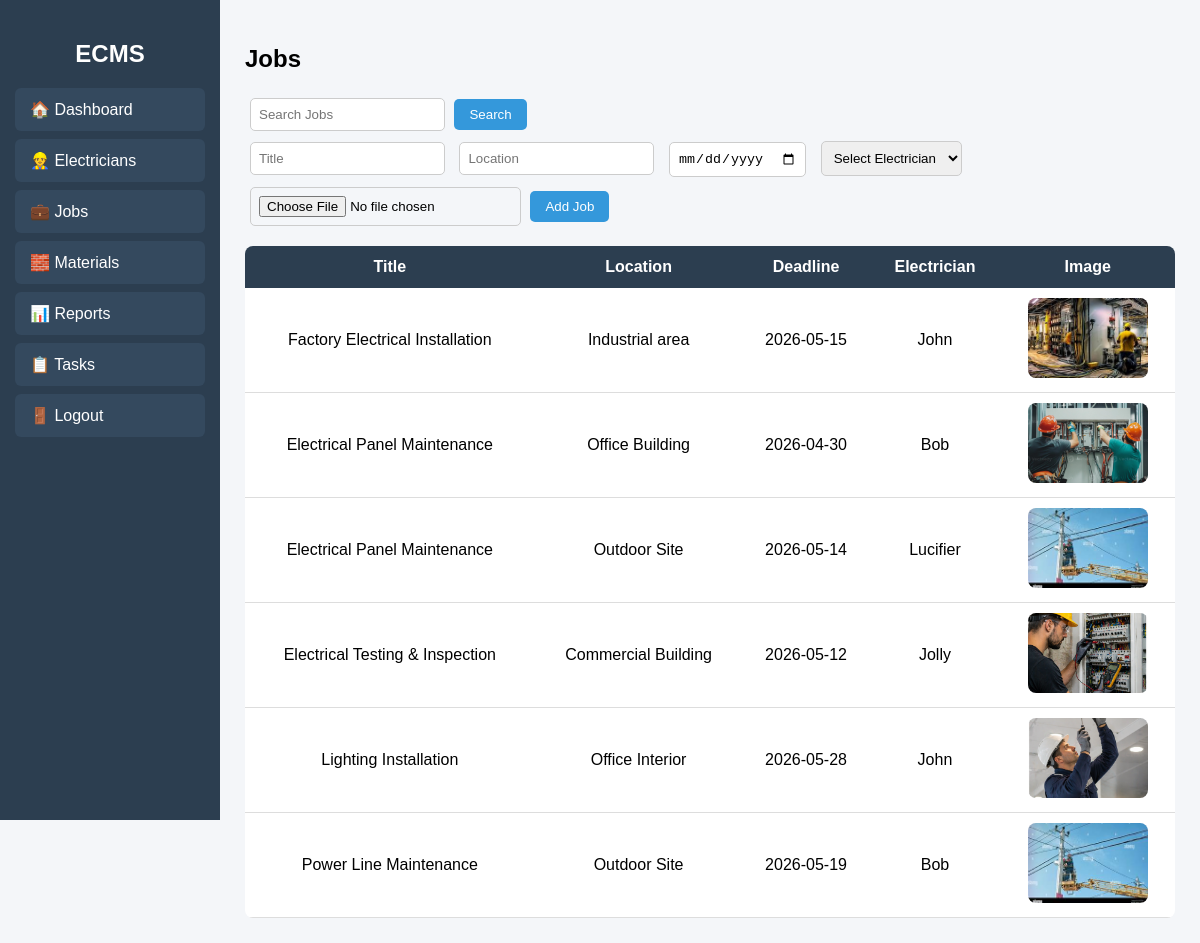
The page /jobs (signed in) on the database its author committed.
### tables this page shows
CREATE TABLE jobs(
        id INTEGER PRIMARY KEY,
        title TEXT,
        location TEXT,
        deadline TEXT,
        electrician_id INTEGER,
        image TEXT
    );

CREATE TABLE electricians(id INTEGER PRIMARY KEY, name TEXT, phone TEXT, experience TEXT);

### app.py (the view, shortened to what this page needs)
@app.route("/jobs", methods=["GET", "POST"])
def jobs():
    if "user" not in session:
        return redirect("/login")
    conn = get_db()
    data = conn.execute("""
        SELECT jobs.*, electricians.name as ename
        FROM jobs LEFT JOIN electricians ON jobs.electrician_id = electricians.id
    """).fetchall()
    electricians = conn.execute("SELECT * FROM electricians").fetchall()
    conn.close()
    return render_template("jobs.html", data=data, electricians=electricians)

### app.py (called while the page is built)
def get_db():
    conn = sqlite3.connect(DB_PATH)
    conn.row_factory = sqlite3.Row
    return conn

### templates/jobs.html (shortened to what this page needs)
{% extends 'base.html' %}
{% block content %}
<div class="content">
    <h2>Jobs</h2>
    <form method="GET">
        <input type="text" name="search" placeholder="Search Jobs">
        <button>Search</button>
    </form>
    <form method="POST" enctype="multipart/form-data">
        <input type="text" name="title" placeholder="Title" required>
        <input type="text" name="location" placeholder="Location" required>
        <input type="date" name="deadline" required>
        <select name="electrician" required>
            <option value="">Select Electrician</option>
        </select>
        <input type="file" name="image" required>
        <button>Add Job</button>
    </form>
    <table>
        <tr>
            <th>Title</th>
            <th>Location</th>
            <th>Deadline</th>
            <th>Electrician</th>
            <th>Image</th>
        </tr>
        {% for j in data %}
        <tr>
            <td>{{ j.title }}</td>
            <td>{{ j.location }}</td>
            <td>{{ j.deadline }}</td>
            <td>{{ j.ename }}</td>
           <td>
    {% if j.image %}
        <img src="{{ url_for('static', filename='uploads/' + j.image) }}" width="120" height="80" style="object-fit:cover; border-radius:8px;">
    {% else %}
        No Image
    {% endif %}
</td>
        </tr>
        {% endfor %}
    </table>
</div>
{% endblock %}

### templates/base.html (shortened to what this page needs)
<!DOCTYPE html>
<html>
<head>
    <link rel="stylesheet" href="{{ url_for('static', filename='css/style.css') }}">
</head>
<body>
<div class="sidebar">
    <h2>ECMS</h2>
    <a href="/">🏠 Dashboard</a>
    {% if session['role'] == 'admin' %}
        <a href="/electricians">👷 Electricians</a>
        <a href="/jobs">💼 Jobs</a>
        <a href="/materials">🧱 Materials</a>
        <a href="/reports">📊 Reports</a>
    {% endif %}
    <a href="/tasks">📋 Tasks</a>
    <a href="/logout">🚪 Logout</a>
</div>
<div class="main">
    {% block content %}{% endblock %}
</div>
</body>
</html>

### static/css/style.css (style rules this page uses)
body { margin: 0; font-family: Arial, sans-serif; background: #f4f6f9; }
.sidebar { width: 220px; height: 100vh; background: #2c3e50; position: fixed; top: 0; left: 0; padding-top: 20px; }
.sidebar h2 { color: white; text-align: center; margin-bottom: 20px; }
.sidebar a { display: block; color: white; padding: 12px 15px; margin: 8px 15px; text-decoration: none; background: #34495e; border-radius: 6px; transition: 0.3s; }
.main { margin-left: 220px; padding: 25px; }
h2 { margin-bottom: 20px; }
input, select { padding: 8px; margin: 5px; border-radius: 5px; border: 1px solid #ccc; }
button { padding: 8px 15px; background: #3498db; border: none; color: white; border-radius: 5px; cursor: pointer; transition: 0.3s; }
table { width: 100%; margin-top: 15px; border-collapse: collapse; background: white; border-radius: 8px; overflow: hidden; display: table; }
th { background: #2c3e50; color: white; padding: 12px; }
td { padding: 10px; text-align: center; border-bottom: 1px solid #ddd; }

### rows shown on the page
jobs: title "Factory Electrical Installation", location "Industrial area", deadline "2026-05-15", ename "John", image (picture)
jobs: title "Electrical Panel Maintenance", location "Office Building", deadline "2026-04-30", ename "Bob", image (picture)
jobs: title "Electrical Panel Maintenance", location "Outdoor Site", deadline "2026-05-14", ename "Lucifier", image (picture)
jobs: title "Electrical Testing & Inspection", location "Commercial Building", deadline "2026-05-12", ename "Jolly", image (picture)
jobs: title "Lighting Installation", location "Office Interior", deadline "2026-05-28", ename "John", image (picture)
jobs: title "Power Line Maintenance", location "Outdoor Site", deadline "2026-05-19", ename "Bob", image (picture)
